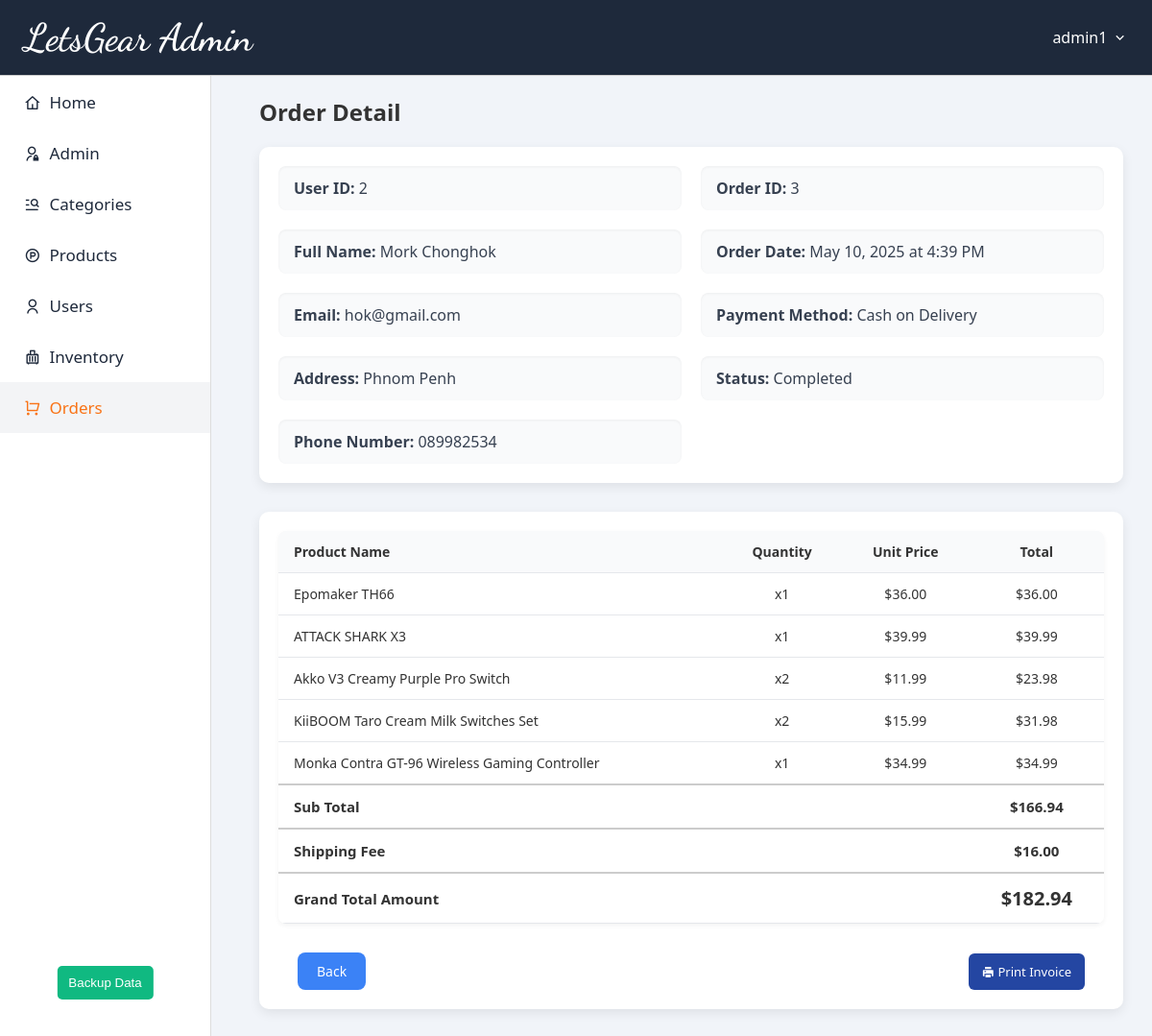
The app's page /admin-panel/order/view-orderdetail.php?id=3 (signed in) with its own data.
### tables this page shows
CREATE TABLE `orders` (
  `orderID` int(11) NOT NULL,
  `userID` int(11) DEFAULT NULL,
  `email` varchar(255) NOT NULL,
  `fullName` varchar(255) NOT NULL,
  `address` text NOT NULL,
  `phoneNumber` varchar(50) NOT NULL,
  `shippingFee` decimal(10,2) NOT NULL,
  `totalAmount` decimal(10,2) NOT NULL,
  `paymentMethod` varchar(100) NOT NULL,
  `status` varchar(100) NOT NULL,
  `orderDate` datetime NOT NULL
);

CREATE TABLE `orderdetail` (
  `orderDetailID` int(11) NOT NULL,
  `orderID` int(11) NOT NULL,
  `productID` int(11) DEFAULT NULL,
  `productName` varchar(255) NOT NULL,
  `quantity` int(11) NOT NULL,
  `unitPrice` decimal(10,2) NOT NULL
);

### admin-panel/admin-includes/admin-functions.php (called while the page is built, shortened)
<?php
    function getAdminByID($conn, $adminID) {
        $sql = "SELECT * FROM admin
                WHERE adminID = ?";
        $stmt = $conn->prepare($sql);
        $stmt->execute([$adminID]);
        return $stmt->fetch(PDO::FETCH_ASSOC);
    }
    function getOrderByID($conn, $orderID) {
        $sql = "SELECT * FROM orders
                WHERE orderID = ?";
        $stmt = $conn->prepare($sql);
        $stmt->execute([$orderID]);
        return $stmt->fetch(PDO::FETCH_ASSOC);
    }
    function getOrderDetailsByID($conn, $orderID) {
        $sql = "SELECT * FROM orderdetail
                WHERE orderID = ?";
        $stmt = $conn->prepare($sql);
        $stmt->execute([$orderID]);
        return $stmt->fetchAll(PDO::FETCH_ASSOC);
    }
?>

### admin-panel/order/view-orderdetail.php (the view, shortened to what this page needs)
<?php
require_once '../admin-includes/config.php';
require_once '../admin-includes/admin-functions.php';
$orderID = $_GET['id'];
$order = getOrderByID($conn, $orderID);
$orderDetails = getOrderDetailsByID($conn, $orderID);
?>
<!DOCTYPE html>
<html lang="en">
<head>
    <link href="https://cdn.jsdelivr.net/npm/remixicon@4.0.0/fonts/remixicon.css" rel="stylesheet" />
    <link rel="stylesheet" href="../admin-assets/css/style.css">
    <link rel="stylesheet" href="../admin-assets/css/order.css">
</head>
<body>
    <?php require_once '../admin-includes/header.php' ?>
    <?php require_once '../admin-includes/sidebar.php' ?>
    <main>
        <div class="order-detail-header">
            <h2>Order Detail</h2>
        </div>
        <div class="order-info-box">
            <div class="order-info-item"><strong>User ID:</strong> <?= $order['userID'] ?></div>
            <div class="order-info-item"><strong>Order ID:</strong> <?= $orderID ?></div>
            <div class="order-info-item"><strong>Full Name:</strong> <?= $order['fullName'] ?></div>
            <div class="order-info-item"><strong>Order Date:</strong> <?= date("F j, Y \a\\t g:i A", strtotime($order['orderDate'])) ?></div>
            <div class="order-info-item"><strong>Email:</strong> <?= $order['email'] ?></div>
            <div class="order-info-item"><strong>Payment Method:</strong> <?= $order['paymentMethod'] ?></div>
            <div class="order-info-item"><strong>Address:</strong> <?= $order['address'] ?></div>
            <div class="order-info-item"><strong>Status:</strong> <?= $order['status'] ?></div>
            <div class="order-info-item"><strong>Phone Number:</strong> <?= $order['phoneNumber'] ?></div>
            <div><strong></strong> </div>
        </div>
        <div class="product-table-wrapper">
            <table class="product-table">
                <thead>
                    <tr>
                        <th>Product Name</th>
                        <th>Quantity</th>
                        <th>Unit Price</th>
                        <th>Total</th>
                    </tr>
                </thead>
                <tbody>
                    <?php
                        $subtotal = 0;
                        foreach ($orderDetails as $detail): ?>
                    <tr>
                        <td><?= $detail['productName'] ?></td>
                        <td>x<?= $detail['quantity'] ?></td>
                        <td>$<?= number_format($detail['unitPrice'], 2) ?></td>
                        <?php $total = $detail['quantity'] * $detail['unitPrice'] ?>
                        <td>$<?= number_format($total, 2) ?></td>
                    </tr>
                    <?php
                        $subtotal = $subtotal + $total;
                        endforeach; ?>
                    <tr class="grand-total-row">
                        <td colspan="3" class="grand-total-label">
                            Sub Total
                        </td>
                        <td>$<?= number_format($subtotal, 2) ?></td>
                    </tr>
                    <tr class="grand-total-row">
                        <td colspan="3" class="grand-total-label">
                            Shipping Fee
                        </td>
                        <td>$<?= number_format($order['shippingFee'], 2) ?></td>
                    </tr>
                    <tr class="grand-total-row">
                        <td colspan="3" class="grand-total-label">
                            Grand Total Amount
                        </td>
                        <td class="grand-total-amount">
                            $<?= number_format($order['totalAmount'], 2) ?>
                        </td>
                    </tr>
                </tbody>
            </table>
            <div class="order-detail-actions-left">
                <a href="index.php" class="link-back">Back</a>
                <a href="orderdetail-report.php?id=<?= $orderID ?>" target="_blank" class="btn-print"><i class="ri-printer-fill"></i> Print Invoice</a>
            </div>
        </div>
    </main>
</body>
</html>

### admin-panel/admin-includes/header.php (shortened to what this page needs)
<?php
$adminName = getAdminByID($conn, $_SESSION['admin_id']);
?>
<header>
    <div class="logo">
        <span class="company-name">LetsGear Admin</span>
    </div>
    <div class="user-dropdown" id="userDropdown">
        <div class="user-info" id="userInfo">
            <span class="username"><?= htmlspecialchars($adminName['username']); ?></span>
            <i class="ri-arrow-down-s-line"></i>
        </div>
    </div>
</header>

### admin-panel/admin-assets/css/style.css (style rules this page uses)
* { margin: 0; padding: 0; box-sizing: border-box; }
body { font-family: 'Segoe UI', Tahoma, Geneva, Verdana, sans-serif; background-color: #f1f4f9; color: #333; }
header { background-color: #1e293b; padding: 15px 25px; display: flex; justify-content: space-between; align-items: center; border-bottom: 1px solid #ccc; position: fixed; top: 0; left: 0; right: 0; z-index: 1000; }
.logo { display: flex; align-items: center; color: #ffffff; font-size: 20px; font-weight: bold; }
.company-name { font-size: 22px; color: #ffffff; font-weight: 600; font-family: "Dancing Script", cursive; font-optical-sizing: auto; font-size: 40px; color: #ffffff; }
.user-dropdown { position: relative; display: inline-block; color: white; }
.user-info { cursor: pointer; display: flex; align-items: center; gap: 5px; color: #ffffff; }
main { margin-left: 240px; margin-top: 70px; padding: 30px; }
table { width: 100%; border-collapse: collapse; background-color: #ffffff; box-shadow: 0 2px 5px rgba(0,0,0,0.05); border-radius: 8px; overflow: hidden; }
th, td { padding: 15px; border-bottom: 1px solid #eee; text-align: left; }
th { background-color: #f9fafb; font-weight: bold; }

### admin-panel/admin-assets/css/order.css (style rules this page uses)
main { margin-left: 240px; margin-top: 70px; padding: 30px; }
.product-table-wrapper { background-color: #ffffff; border-radius: 10px; padding: 20px; box-shadow: 0 4px 12px rgba(0, 0, 0, 0.08); overflow-x: auto; }
.product-table { width: 100%; border-collapse: collapse; font-size: 14px; }
.product-table thead { background-color: #f9fafb; }
.product-table th, .product-table td { padding: 12px 16px; border-bottom: 1px solid #e5e7eb; text-align: left; white-space: nowrap; }
.btn-print { background-color: #2446a2; color: white; border: none; padding: 10px 14px; border-radius: 6px; font-size: 13px; font-weight: 500; cursor: pointer; transition: background-color 0.3s ease; font-weight: normal; text-decoration: none; }
.order-detail-header h2 { font-size: 24px; margin-bottom: 20px; }
.order-info-box { display: grid; grid-template-columns: repeat(2, 1fr); gap: 20px; background-color: #ffffff; padding: 20px; margin-bottom: 30px; border-radius: 10px; box-shadow: 0 4px 12px rgba(0, 0, 0, 0.08); }
.order-info-item { font-size: 16px; color: #374151; background-color: #f9fafb; padding: 12px 16px; border-radius: 8px; box-shadow: inset 0 1px 3px rgba(0, 0, 0, 0.05); }
.product-table th, .product-table td { text-align: center; }
.product-table th:first-child, .product-table td:first-child { text-align: left; }
.grand-total-row { background-color: #f3f4f6; font-size: 18px; font-weight: bold; border-top: 2px solid #ddd; }
.grand-total-row { background-color: #fff; font-size: 15px; font-weight: 600; border-top: 2px solid #ccc; }
.grand-total-label { text-align: right; padding-right: 20px; color: #333; }
.grand-total-amount { text-align: left; color: #333; font-size: 20px; font-weight: bold; padding: 8px 16px; }
.order-detail-actions-left { margin-top: 30px; display: flex; align-items: center; justify-content: space-between; padding: 0px 20px; }
.link-back { display: inline-block; padding: 10px 20px; font-size: 14px; color: #fff; text-decoration: none; background-color: #3b82f6; border-radius: 8px; transition: background-color 0.3s ease; }

### records on screen
orders: userID "2", fullName "Mork Chonghok", orderDate "May 10, 2025 at 4:39 PM", email "hok@gmail.com", paymentMethod "Cash on Delivery", address "Phnom Penh", status "Completed", phoneNumber "089982534", shippingFee "16.00", totalAmount "182.94"
orderdetail: productName "Epomaker TH66", quantity "1", unitPrice "36.00"
orderdetail: productName "ATTACK SHARK X3", quantity "1", unitPrice "39.99"
orderdetail: productName "Akko V3 Creamy Purple Pro Switch", quantity "2", unitPrice "11.99", total "23.98"
orderdetail: productName "KiiBOOM Taro Cream Milk Switches Set", quantity "2", unitPrice "15.99", total "31.98"
orderdetail: productName "Monka Contra GT-96 Wireless Gaming Controller", quantity "1", unitPrice "34.99"

### other values on screen
$adminName['username'] "admin1"
$orderID "3"
$subtotal "166.94"
